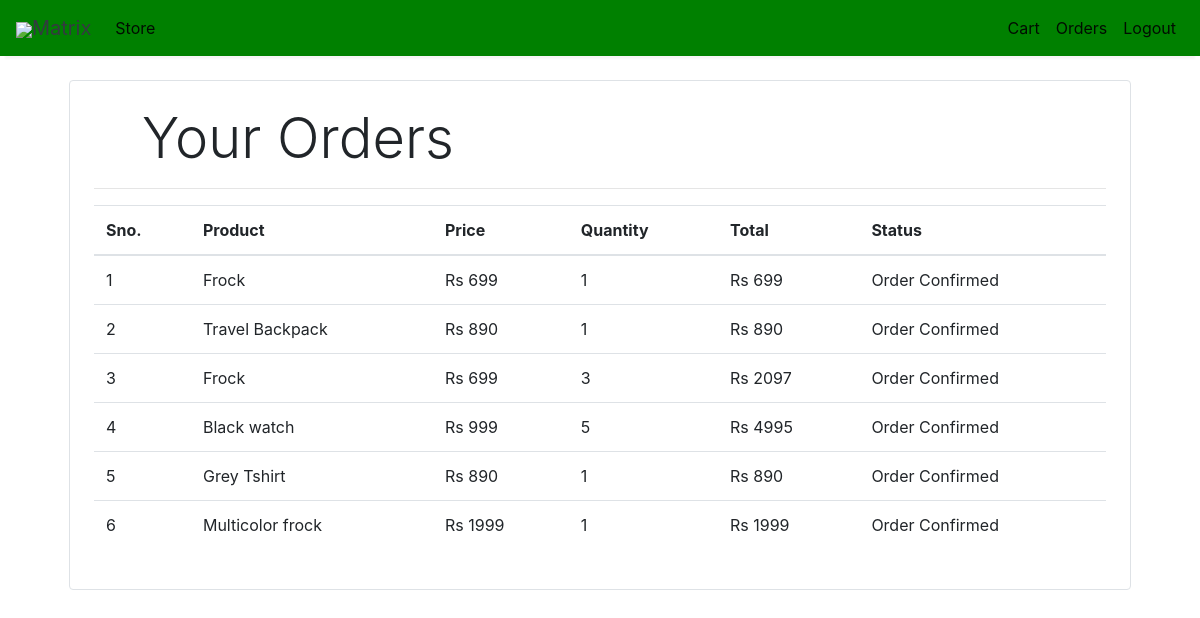
Page /orders (signed in) on the committed database.
### store/models/orders.py (models this page shows, shortened)
class Order(models.Model):
    product = models.ForeignKey(Products,
                                on_delete=models.CASCADE)
    customer = models.ForeignKey(Customer,
                                 on_delete=models.CASCADE)
    quantity = models.IntegerField(default=1)
    price = models.IntegerField()
    address = models.CharField (max_length=50, default='', blank=True)
    phone = models.CharField (max_length=50, default='', blank=True)
    date = models.DateField (default=datetime.datetime.today)
    status = models.BooleanField (default=False)
    @staticmethod
    def get_orders_by_customer(customer_id):
        return Order.objects.filter(customer=customer_id).order_by('-date')

### store/models/product.py (models this page shows, shortened)
class Products(models.Model):
    name = models.CharField(max_length=60)
    price= models.IntegerField(default=0)
    category= models.ForeignKey(Category,on_delete=models.CASCADE,default=1 )
    description= models.CharField(max_length=250, default='', blank=True, null= True)
    image= models.ImageField(upload_to='uploads/products/')

### store/middlewares/auth.py (the view)
    def middleware(request):
        print(request.session.get('customer'))
        returnUrl = request.META['PATH_INFO']
        print(request.META['PATH_INFO'])
        if not request.session.get('customer'):
           return redirect(f'login?return_url={returnUrl}')
        response = get_response(request)
        return response

### store/templatetags/custom_filter.py (called while the page is built)
@register.filter(name='currency')
def currency(number):
    return "Rs "+str(number)

@register.filter(name='multiply')
def multiply(number , number1):
    return number * number1

### store/views/orders.py (called while the page is built)
    def get(self , request ):
        customer = request.session.get('customer')
        orders = Order.get_orders_by_customer(customer)
        print(orders)
        return render(request , 'orders.html'  , {'orders' : orders})

### store/templates/orders.html
{% extends 'base.html' %}
{% block content %}
{% load cart %}
{% load custom_filter %}
<div class="container">
   <div class="border rounded p-4 m-4">
        <p class="display-4 pl-4 ml-4">Your Orders</p>
        <hr>
        <table class="table">
            <thead>
                <tr>
                    <th>Sno.</th>
                    <th>Product</th>
                    <th>Price</th>
                    <th>Quantity</th>
                    <th>Total</th>
                    <th>Status</th>
                </tr>
            </thead>
            <tbody>
                {% for order in orders %}
                <tr>
                    <td>{{forloop.counter}}</td>
                    <td>{{order.product.name}}</td>
                    <td>{{order.price|currency}}</td>
                    <td>{{order.quantity}}</td>
                    <td>{{order.quantity|multiply:order.price|currency}}</td>
                    {% if order.status %}
                    <td>Pending</td>
                {% else %}
                    <td>Order Confirmed</td>
                {% endif %}
                </tr>
                {% endfor %}
            </tbody>
        </table>
   </div>
</div>
{% endblock %}

### rows in the picture
Order: product.name "Frock", price "Rs 699", quantity "1", quantity|multiply "Rs 699", status "Order Confirmed"
Order: product.name "Travel Backpack", price "Rs 890", quantity "1", quantity|multiply "Rs 890", status "Order Confirmed"
Order: product.name "Frock", price "Rs 699", quantity "3", quantity|multiply "Rs 2097", status "Order Confirmed"
Order: product.name "Black watch", price "Rs 999", quantity "5", quantity|multiply "Rs 4995", status "Order Confirmed"
Order: product.name "Grey Tshirt", price "Rs 890", quantity "1", quantity|multiply "Rs 890", status "Order Confirmed"
Order: product.name "Multicolor frock", price "Rs 1999", quantity "1", quantity|multiply "Rs 1999", status "Order Confirmed"
